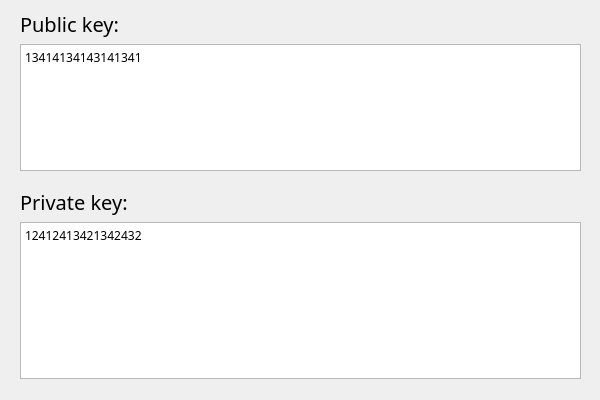
<?xml version="1.0" encoding="UTF-8"?>
<ui version="4.0">
 <class>ShowKeys</class>
 <widget class="QDialog" name="ShowKeys">
  <property name="geometry">
   <rect>
    <x>0</x>
    <y>0</y>
    <width>600</width>
    <height>400</height>
   </rect>
  </property>
  <property name="windowTitle">
   <string>Keys</string>
  </property>
  <widget class="QLabel" name="label_2">
   <property name="geometry">
    <rect>
     <x>101</x>
     <y>35</y>
     <width>58</width>
     <height>16</height>
    </rect>
   </property>
   <property name="text">
    <string/>
   </property>
  </widget>
  <widget class="QWidget" name="">
   <property name="geometry">
    <rect>
     <x>20</x>
     <y>10</y>
     <width>561</width>
     <height>161</height>
    </rect>
   </property>
   <layout class="QVBoxLayout" name="verticalLayout">
    <item>
     <widget class="QLabel" name="label_3">
      <property name="font">
       <font>
        <family>PT Mono</family>
        <pointsize>15</pointsize>
        <weight>50</weight>
        <bold>false</bold>
       </font>
      </property>
      <property name="text">
       <string>Public key:</string>
      </property>
     </widget>
    </item>
    <item>
     <widget class="QPlainTextEdit" name="plainTextEdit_2">
      <property name="font">
       <font>
        <family>PT Mono</family>
       </font>
      </property>
      <property name="autoFillBackground">
       <bool>false</bool>
      </property>
      <property name="plainText">
       <string>13414134143141341</string>
      </property>
     </widget>
    </item>
   </layout>
  </widget>
  <widget class="QWidget" name="">
   <property name="geometry">
    <rect>
     <x>20</x>
     <y>188</y>
     <width>561</width>
     <height>191</height>
    </rect>
   </property>
   <layout class="QVBoxLayout" name="verticalLayout_2">
    <item>
     <widget class="QLabel" name="label_4">
      <property name="font">
       <font>
        <family>PT Mono</family>
        <pointsize>15</pointsize>
        <weight>50</weight>
        <bold>false</bold>
       </font>
      </property>
      <property name="text">
       <string>Private key:</string>
      </property>
     </widget>
    </item>
    <item>
     <widget class="QPlainTextEdit" name="plainTextEdit">
      <property name="font">
       <font>
        <family>PT Mono</family>
       </font>
      </property>
      <property name="plainText">
       <string>12412413421342432</string>
      </property>
     </widget>
    </item>
   </layout>
  </widget>
 </widget>
 <resources/>
 <connections/>
</ui>
